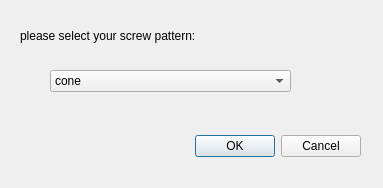
<?xml version="1.0" encoding="UTF-8"?>
<ui version="4.0">
 <class>Dialog</class>
 <widget class="QDialog" name="Dialog">
  <property name="geometry">
   <rect>
    <x>0</x>
    <y>0</y>
    <width>383</width>
    <height>188</height>
   </rect>
  </property>
  <property name="windowTitle">
   <string>Dialog</string>
  </property>
  <widget class="QWidget" name="layoutWidget">
   <property name="geometry">
    <rect>
     <x>10</x>
     <y>130</y>
     <width>351</width>
     <height>33</height>
    </rect>
   </property>
   <layout class="QHBoxLayout">
    <property name="spacing">
     <number>6</number>
    </property>
    <property name="leftMargin">
     <number>0</number>
    </property>
    <property name="topMargin">
     <number>0</number>
    </property>
    <property name="rightMargin">
     <number>0</number>
    </property>
    <property name="bottomMargin">
     <number>0</number>
    </property>
    <item>
     <spacer>
      <property name="orientation">
       <enum>Qt::Horizontal</enum>
      </property>
      <property name="sizeHint" stdset="0">
       <size>
        <width>131</width>
        <height>31</height>
       </size>
      </property>
     </spacer>
    </item>
    <item>
     <widget class="QPushButton" name="okButton">
      <property name="text">
       <string>OK</string>
      </property>
     </widget>
    </item>
    <item>
     <widget class="QPushButton" name="cancelButton">
      <property name="text">
       <string>Cancel</string>
      </property>
     </widget>
    </item>
   </layout>
  </widget>
  <widget class="QLabel" name="label">
   <property name="geometry">
    <rect>
     <x>20</x>
     <y>20</y>
     <width>271</width>
     <height>31</height>
    </rect>
   </property>
   <property name="text">
    <string>please select your screw pattern:</string>
   </property>
  </widget>
  <widget class="QComboBox" name="comboBox">
   <property name="geometry">
    <rect>
     <x>50</x>
     <y>70</y>
     <width>241</width>
     <height>22</height>
    </rect>
   </property>
   <property name="editable">
    <bool>false</bool>
   </property>
   <item>
    <property name="text">
     <string>cone</string>
    </property>
   </item>
   <item>
    <property name="text">
     <string>scaled_475x30</string>
    </property>
   </item>
   <item>
    <property name="text">
     <string>scaled_475x45</string>
    </property>
   </item>
   <item>
    <property name="text">
     <string>scaled_550x30</string>
    </property>
   </item>
   <item>
    <property name="text">
     <string>scaled_550x45</string>
    </property>
   </item>
   <item>
    <property name="text">
     <string>scaled_625x35</string>
    </property>
   </item>
   <item>
    <property name="text">
     <string>scaled_625x50</string>
    </property>
   </item>
   <item>
    <property name="text">
     <string>scaled_700x35</string>
    </property>
   </item>
   <item>
    <property name="text">
     <string>scaled_700x50</string>
    </property>
   </item>
  </widget>
 </widget>
 <resources/>
 <connections>
  <connection>
   <sender>okButton</sender>
   <signal>clicked()</signal>
   <receiver>Dialog</receiver>
   <slot>accept()</slot>
   <hints>
    <hint type="sourcelabel">
     <x>278</x>
     <y>253</y>
    </hint>
    <hint type="destinationlabel">
     <x>96</x>
     <y>254</y>
    </hint>
   </hints>
  </connection>
  <connection>
   <sender>cancelButton</sender>
   <signal>clicked()</signal>
   <receiver>Dialog</receiver>
   <slot>reject()</slot>
   <hints>
    <hint type="sourcelabel">
     <x>369</x>
     <y>253</y>
    </hint>
    <hint type="destinationlabel">
     <x>179</x>
     <y>282</y>
    </hint>
   </hints>
  </connection>
 </connections>
</ui>
